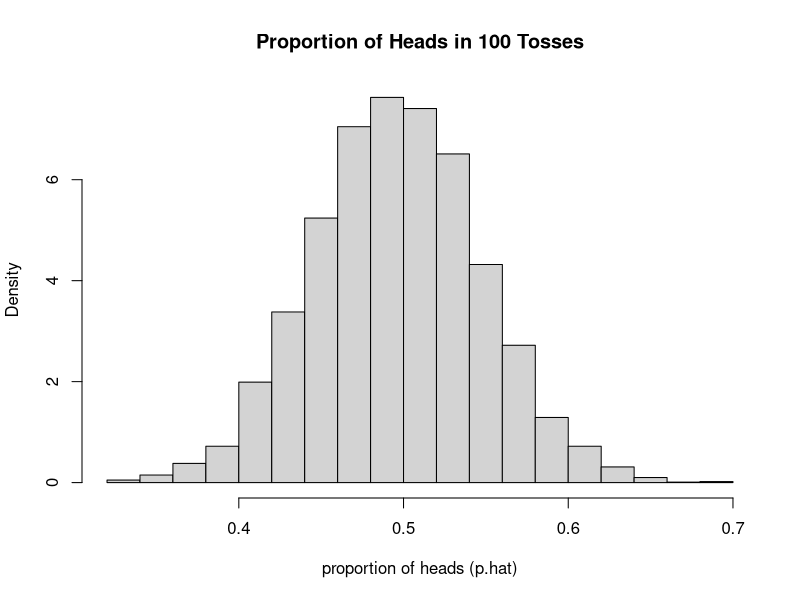
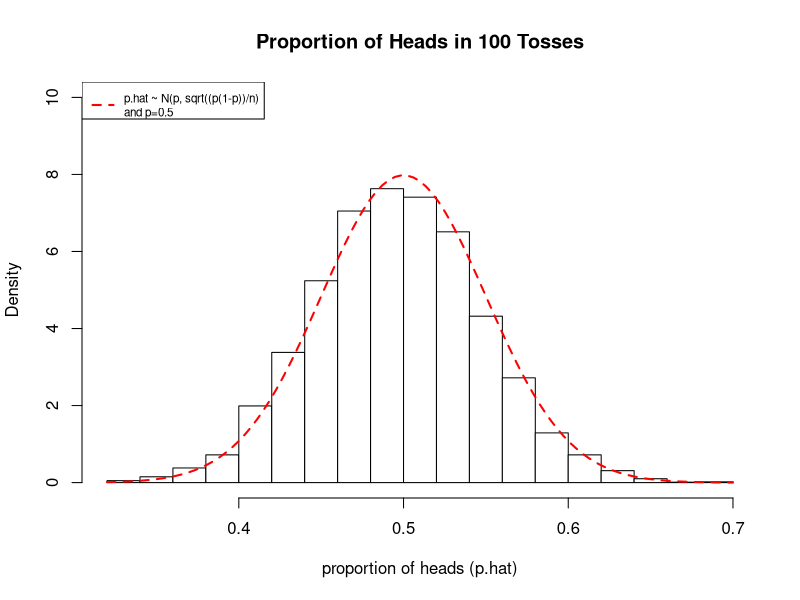
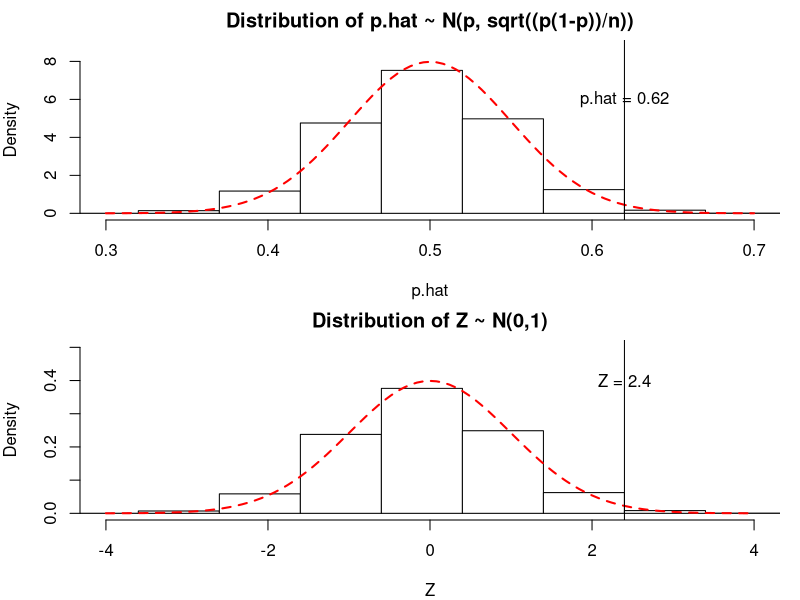
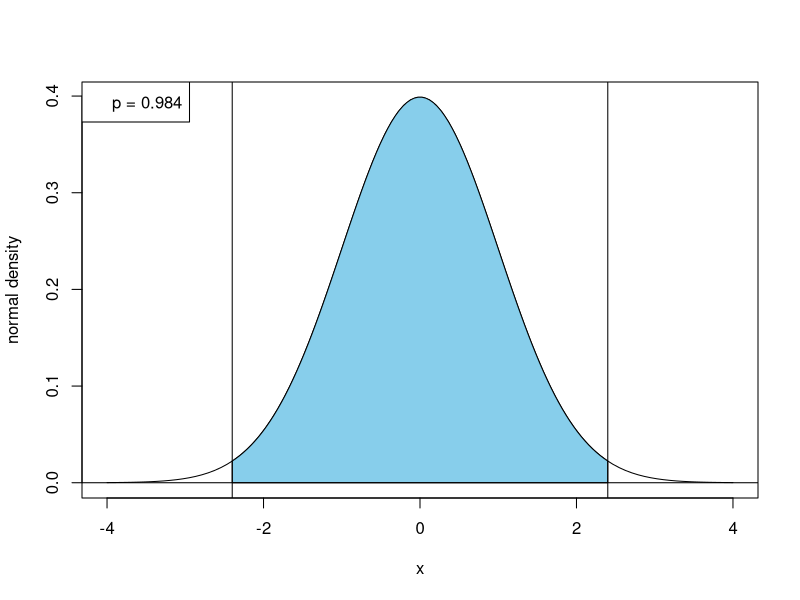
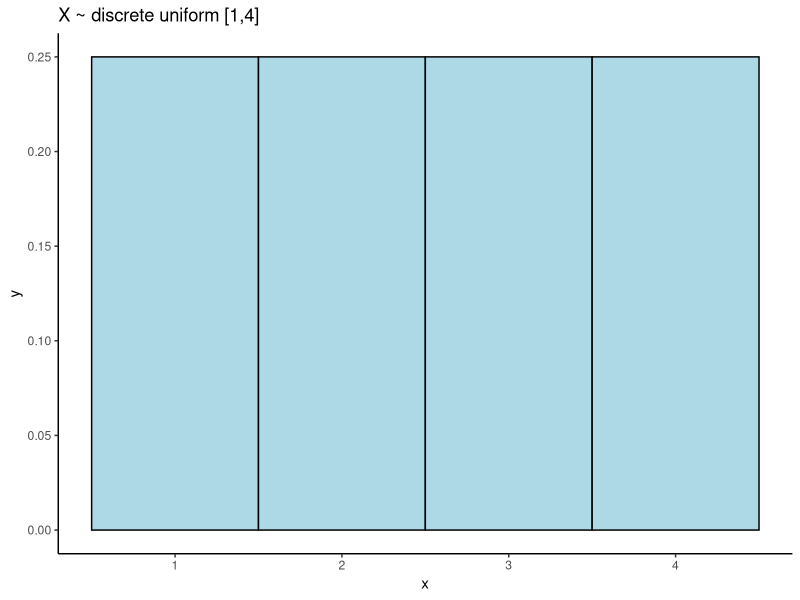
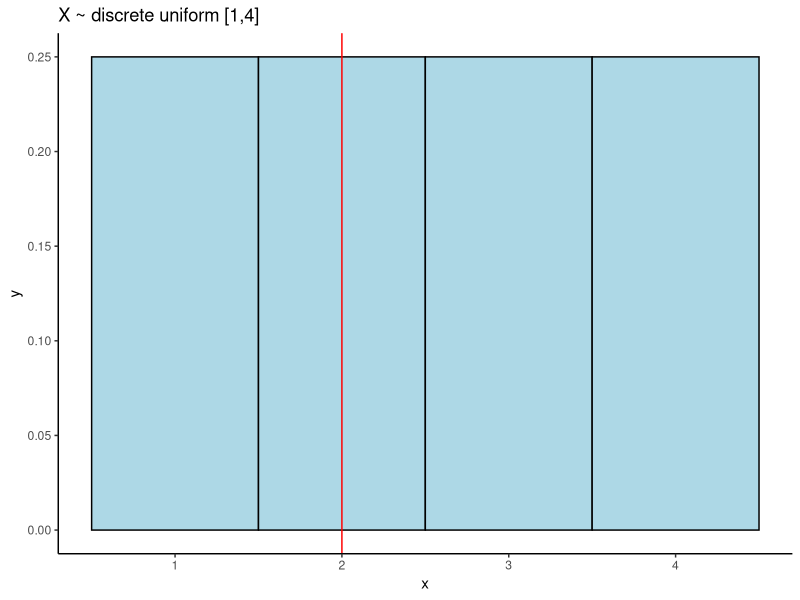
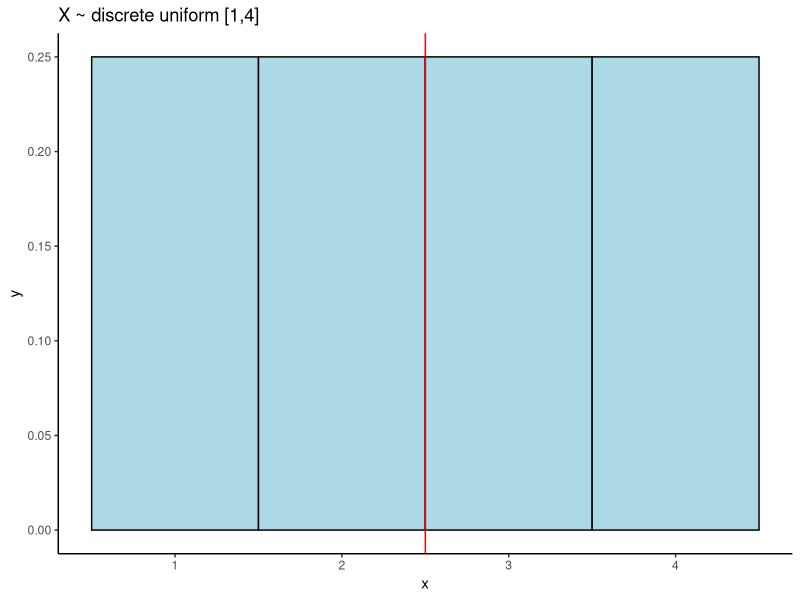

Generate these figures, in order, with R:
####################################################
# Intro to hypothesis testing:
####################################################

###################################################################
# Suppose I want to determine if a coin is biased. 
# I'll flip the coin 100 times, if the proportion of heads I get
# is much more or less than I'd expect by chance, then
# I conclude the coin is biased.
###################################################################

# What proportion of heads do I expect to get by chance? 
# We will use simulations to get the empirical distribution 
# of this proportion
prop.heads <- function(n) {
  tosses <- sample(c("H", "T"), n, replace= TRUE)
  proportion <- sum(tosses == "H") / length(tosses)
  return(proportion)
}


p.hat = replicate(5000, prop.heads(100))
hist(p.hat, prob = TRUE, xlab = "proportion of heads (p.hat)", 
     main = "Proportion of Heads in 100 Tosses")

###############################################################
# Fact: if p.hat is the distribution of a sample proportion 
# calculated from a population with mean mu = p, then its 
# standard deviation is sigma / sqrt(n), where sigma = 
# sqrt(p(1-p)) and n is the sample size. Furthermore, 
# the distribution is approximately normal!
###############################################################

####################################################
# histogram with normal distribution
####################################################
hist.norm <- function(X, mu, sigma, ylim = NULL, ...) { 
  h = hist(X, plot = FALSE)
  col = rep("white", length(h$breaks))
  
  m = max( max(h$density), dnorm(mu, mean = mu, sd = sigma))
  m = m +0.1*m  
  if (is.null(ylim)) {
    ylim = c(0,m)
  }
  
  hist(X, prob = TRUE, ylim = ylim, col = col, ...)
  
  curve(dnorm(x, mean = mu, sd = sigma), col = "red", lty = 2, lwd = 2, 
        add = TRUE)
}

n <- 100 
p <- 0.5
mu <- p
sigma <- sqrt(p*(1-p))

hist.norm(p.hat, mu, sigma / sqrt(n), main = "Proportion of Heads in 100 Tosses",
          xlab = "proportion of heads (p.hat)", ylim = c(0,10))
legend("topleft", legend = "p.hat ~ N(p, sqrt((p(1-p))/n)\nand p=0.5",
       lwd = 2, lty = 2, col = "red", cex = .7)

#################################################
# The variable p.hat can be transformed
# Let Z = (p.hat - mu) / (sigma / sqrt(n)),
# and Z ~ N(0,1)
#################################################

#################################################
# Let's look at the distribution of Z and 
# compare this to the distribution of p.hat
# Let's also assume that when we flipped a coin
# 100 times, we got heads 62% of the time
#################################################

###############################################################
# observed.Z is our test statistic which follows
# a known distribution under the null hypothesis
# The p-value is the probability that under the null 
# hypothesis, the test statistic exceeds its value in 
# either direction

# You only need to understand the following from the code 
# below: The distribution of p.hat is (approximately) 
# normal with mean of p, and standard deviation of 
# sqrt(p(1-p)/n); we can calculate the z-value of p.hat by
# subtracting the mean and dividing by its standard deviation
###############################################################

Z <- (p.hat - mu) / (sigma / sqrt(n))
observed <- 0.62
observed.Z <- (observed - mu) / (sigma / sqrt(n))

## graphing parameters
m1 <- min(p.hat) - .05
m2 <- max(p.hat) + .05
breaks <- seq(m1, m2,by=.05)
breaksZ <- (breaks - mu) / (sigma / sqrt(n))
xlim <- c(0.3, 0.7)
xlimZ <- (xlim - mu) / (sigma / sqrt(n))
par.orig <- par(mfrow = c(2,1), mar = c(4,4,2,1))
hist.norm(p.hat, mu, sigma / sqrt(n), xlim = xlim, 
          main = "Distribution of p.hat ~ N(p, sqrt((p(1-p))/n))",
          xlab = "p.hat", breaks = breaks)
abline(v = observed)
text(0.62, 6, "p.hat = 0.62")
hist.norm(Z, 0, 1 , xlim = xlimZ, 
          main = "Distribution of Z ~ N(0,1)",
          xlab = "Z", breaks = breaksZ)
abline(v = observed.Z)
text(observed.Z, 0.4, "Z = 2.4")
par(par.orig)

# Note the relationship between the distributions! 
# P(p.hat > 0.62) is the same as P(Z > 2.4)

########################################################################
# Shades the area under the normal curve between a and b 
# This area corresponds to P (a <= x <= b) when X ~ N (mean, sd)
# For P (x <= b) set a = -Inf
# For P (x >= a) set b = Inf
########################################################################
shade.norm <- function(a,b, mean = 0, sd = 1,  ...) {
  m1 = mean-4*sd
  if (!is.infinite(a)) m1 = min(a,m1)
  m2 = mean+4*sd
  if (!is.infinite(b)) m2 = max(b,m2)
  
  x = seq(m1,m2, length.out = 100)
  plot(x, dnorm(x, mean = mean, sd = sd), type = "l", ylab = "normal density", ...)
  if (is.infinite(a)) a = m1
  if (is.infinite(b)) b = m2
  r = seq(a,b,length.out=100)
  cord.x <- c(a,r,b)
  cord.y <- c(0,dnorm(r, mean = mean, sd = sd),0)
  polygon(cord.x,cord.y,col='skyblue')
  abline(h = 0)
  
  p = pnorm(b, mean = mean, sd = sd) - pnorm(a, mean = mean, sd = sd)
  legend("topleft", legend = paste("p = ", round(p,3), sep = ""))
  
}

#####################################################
# p-value is area in unshaded region, corresponding
# to the probability of observing a test statistic
# more extreme (in either direction) than what is
# expected by chance (assuming H0 is true)
#####################################################
pos.observed.Z <- abs(observed.Z)
neg.observed.Z <- -pos.observed.Z
shade.norm(neg.observed.Z, pos.observed.Z)
abline(v = neg.observed.Z)
abline(v = pos.observed.Z)

p.value <- 2*(pnorm(neg.observed.Z))
p.value

#####################################################
# If p-value is small (generally < 0.05), we
# reject the null hypothesis and accept the
# alternative. This is because the observed test
# statistic is not likely under the null hypothesis
#####################################################

##################################################
# hypothesis test for single proportion in R
#################################################
# compare this to p-value above 
p1 <- prop.test(62, 100, correct = FALSE)
p1$p.value

sqrt(p1$statistic) # the Z test statistic

# conclusion:
#  Because p-value < 0.05, we reject H0 and accept H1
#  We have sufficient evidence to conclude that the
#  coin is biased

###################################################
# Need for continuity correction:
# There is an issue with the normal approximation,
# because we are using a continuous distribution
# to approximate a discrete random variable

# Consider the uniform probability distribution 
# for selecting a number X between 1 and 4

# What is P(X <= 2) 
###################################################

library(ggplot2)
df <- data.frame(x = 1:4, y = 1/4)
myplot <- ggplot(df, aes(x,y)) + 
  geom_col(color = 'black', fill = 'lightblue', width = 1) + 
  theme_classic() + ggtitle('X ~ discrete uniform [1,4]') 
myplot

# Note that looking at the area under the curve to the left of 
# 2 will not give us the correct answer:
myplot + geom_vline(xintercept = 2, color = 'red')

# This is because the 'bar' at 2 actually spans from
# 1.5 - 2.5. To find the area under the curve, we
# make a 'correction' by adding/subtracting 0.5

myplot + geom_vline(xintercept = 2.5, color = 'red')

###################################################

###################################################
## It is more accurate to use the 
## 'continuity correction' for hypothesis testing
## for a proportion, which makes an adjustment
## similar to the one described above
###################################################
p2 <- prop.test(62, 100, correct = TRUE)
p2$p.value
